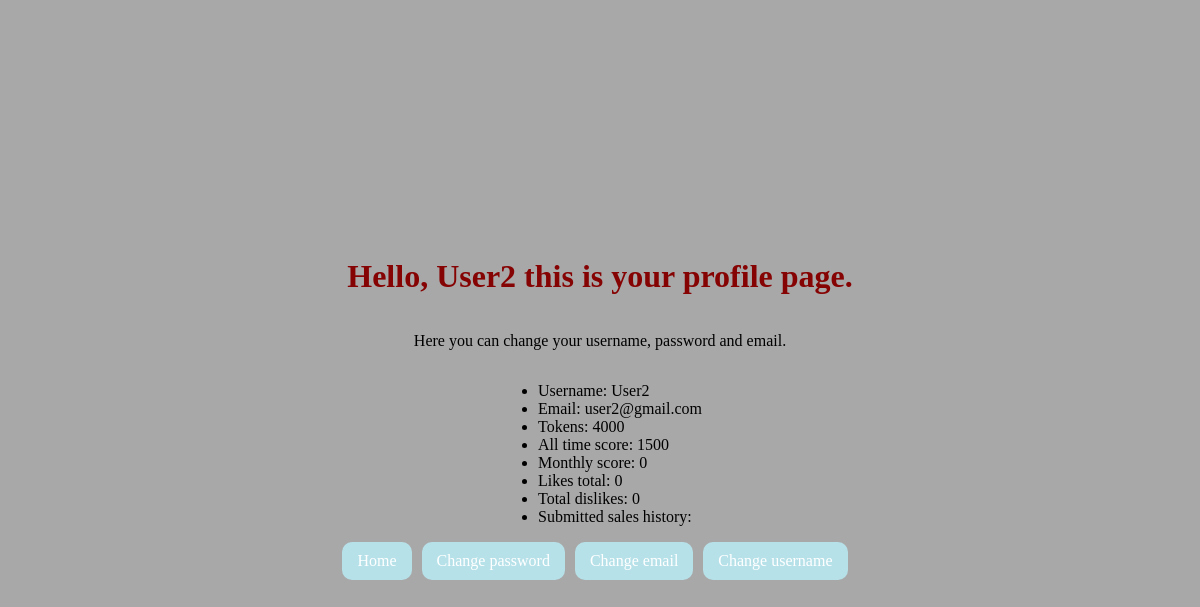
Page /profile.php (signed in) on the earlier database version.
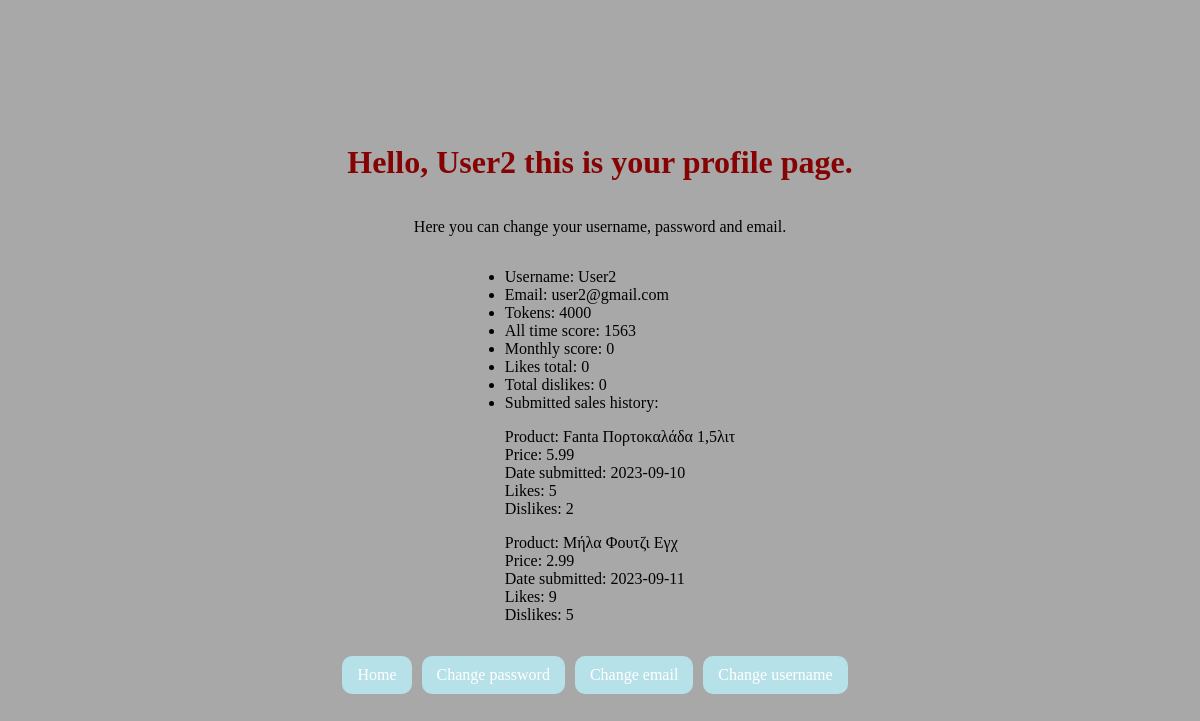
Same page on the later database version.
### tables this page shows
CREATE TABLE `users` (
  `id` int(11) NOT NULL,
  `user_name` varchar(100) NOT NULL,
  `password` varchar(100) NOT NULL,
  `email` varchar(100) NOT NULL,
  `tokens` int(11) NOT NULL,
  `monthly_tokens` int(11) NOT NULL,
  `score` int(11) NOT NULL,
  `monthly_score` int(11) NOT NULL,
  `likes` int(11) NOT NULL DEFAULT 0,
  `dislikes` int(11) NOT NULL DEFAULT 0
);

CREATE TABLE `sales` (
  `id` int(11) NOT NULL,
  `price` double NOT NULL,
  `date` date NOT NULL,
  `active` tinyint(1) NOT NULL,
  `likes` int(11) NOT NULL DEFAULT 0,
  `dislikes` int(11) NOT NULL DEFAULT 0,
  `stock` tinyint(4) NOT NULL DEFAULT 1,
  `shop_id` int(11) NOT NULL,
  `user_id` int(11) NOT NULL,
  `product_id` int(11) NOT NULL
);

CREATE TABLE `products` (
  `id` int(11) NOT NULL,
  `name` varchar(255) NOT NULL,
  `category` varchar(255) NOT NULL,
  `subcategory` varchar(255) NOT NULL
);

### profile.php (the view, shortened to what this page needs)
<?php
include "db_conn.php";
if(isset($_SESSION['id']) && isset($_SESSION['user_name']))
{
    $id = $_SESSION['id'];
    $uname = $_SESSION['user_name'];
    $email = $_SESSION['email'];
    $sqlemail = "SELECT * FROM users WHERE user_name='$uname' AND email='$email'";
    $result = mysqli_query($conn,$sqlemail);
    $row = mysqli_fetch_assoc($result);
    $sqlsales = "SELECT products.name, sales.price, sales.date, sales.likes, sales.dislikes FROM sales INNER JOIN products ON sales.product_id = products.id WHERE sales.user_id = '$id'";
    $sales_result = mysqli_query($conn,$sqlsales);
    ?>
    <!DOCTYPE html>
    <html>
    <head>
        <link rel="stylesheet" type="text/css" href="style.css">
    </head>
    <body>
        <h1>Hello, <?php echo $_SESSION['user_name']; ?> this is your profile page. </h1>
        <p>Here you can change your username, password and email.</p>
        <ul>
            <li>Username: <?php echo $_SESSION['user_name']; ?> </li>
            <li>Email: <?php echo $_SESSION['email']; ?></li>
            <li>Tokens: <?php echo $row['tokens']; ?></li>
            <li>All time score: <?php echo $row['score']; ?></li>
            <li>Monthly score: <?php echo $row['monthly_score']; ?></li>
            <li>Likes total: <?php echo $row['likes']; ?></li>
            <li>Total dislikes: <?php echo $row['dislikes']; ?></li>
            <li>Submitted sales history: <?php while($sales_row = mysqli_fetch_array($sales_result)) {
                $price = $sales_row['price'];
                $date = $sales_row['date'];
                $name = $sales_row['name'];
                $likes = $sales_row['likes'];
                $dislikes = $sales_row['dislikes'];
                echo '<p>'.'Product: '.$name.'<br>'.'Price: '.$price.'<br>'.'Date submitted: '.$date.'<br>'.'Likes: '.$likes.'<br>'.'Dislikes: '.$dislikes.'</p>';
            }?></li>
        </ul>
        <nav>
            <a href="change-username.php">Change username</a>
            <a href="change-email.php">Change email</a>
            <a href="change-password.php">Change password</a>
            <a href="home.php">Home</a>
        </nav>
    </body>
    </html>
    <?php
}
else
{
    header("Location: index.php");
    exit();
}

### style.css (style rules this page uses)
body { background: #a8a8a8; display: flex; justify-content: center; align-items: center; height: 100vh; flex-direction: column; }
* { font-family: cursive; box-sizing: padding-box; }
h1 { text-align: center; color: rgb(134, 3, 3); }
a { float: right; background: rgb(183, 225, 233); padding: 10px 15px; color: #fff; border-radius: 10px; margin-right: 10px; border: none; text-decoration: none; }

Differences in the rows shown:
changed users: score "1500" → "1563"
added sales: product.name "Fanta Πορτοκαλάδα 1,5λιτ", price "5.99", date "2023-09-10", likes "5", dislikes "2"
added sales: product.name "Μήλα Φουτζι Εγχ", price "2.99", date "2023-09-11", likes "9", dislikes "5"
